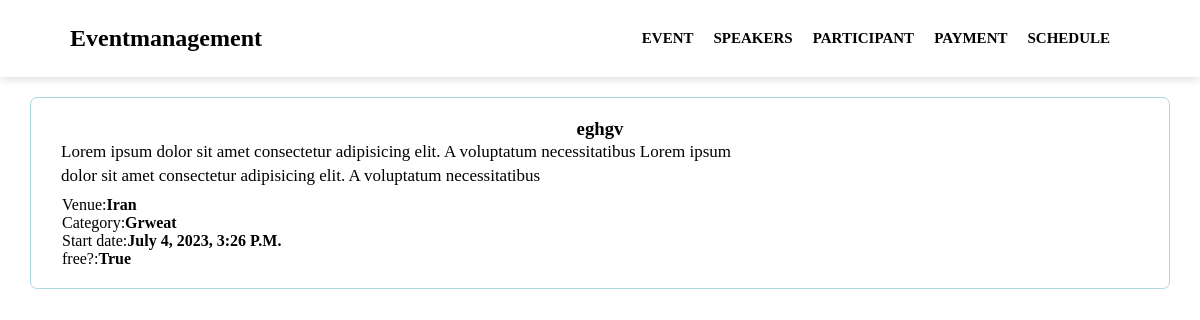
The page /event/eghgv/ on the database its author committed.
### Event/models.py (models this page shows)
class Event(models.Model):
    title=models.CharField(max_length=200)
    description= models.TextField(null=True,blank=True)
    startdate = models.DateTimeField()
    enddate = models.DateTimeField()
    location = models.CharField(max_length=200)
    category = models.ForeignKey(Category, on_delete=models.CASCADE)
    isfree = models.BooleanField()

class Category(models.Model):
    name = models.CharField(max_length=100)
    class Meta:
        verbose_name = 'Category'
        verbose_name_plural = 'Categories'
    def __str__(self):
        return self.name

### Event/views.py (the view)
# urls.py: path('event/<str:pk>/',views.singleEvent, name="singleEvent"),
def singleEvent(request,pk):
    event = Event.objects.get(title=pk)
    context = {'event':event}
    return render(request,'details.html',context)

### templates/details.html (shortened to what this page needs)
<!DOCTYPE html>
<html>
  <head>
  </head>
  <body>
    <nav>
      <div class="logo"><h1>Eventmanagement</h1></div>
      <ul>
        <li><a href="/">Event</a></li>
        <li><a href="/paymnent">speakers</a></li>
        <li><a href="/participant">participant</a></li>
        <li><a href="/payment">payment</a></li>
        <li><a href="">schedule</a></li>
      </ul>
    </nav>
    <div class="single-event-container">
      <div class="single-event-content">
        <h3 class="text-center">{{ event.title }}</h3>
        <p class="textbg">{{ event.description }}</p>
        <div class="event-desc">
          <p>Venue:<span>{{ event.location }}</span></p>
          <p>Category:<span>{{ event.category }}</span></p>
          <p>Start date:<span>{{ event.startdate }}</span></p>
          <p>free?:<span>{{event.isfree }}</span></p>
        </div>
      </div>
    </div>
  </body>
</html>

### templates/details.html (style rules this page uses)
* { padding: 0; margin: 0; box-sizing: border-box; }
a { text-decoration: none; }
nav { display: flex; align-items: center; justify-content: space-between; padding: 25px 70px; box-shadow: 0 0 10px rgba(0, 0, 0, 0.2); }
nav ul { display: flex; list-style-type: none; }
nav ul li { margin-right: 20px; text-transform: uppercase; font-weight: bold; font-size: 15px; }
nav ul li a { text-decoration: none; color: black; }
.text-center { text-align: center; margin-top: 20px; }
.single-event-container { border: 0.5px solid lightblue; margin: 20px 30px; border-radius: 7px; }
.single-event-content { margin: 20px 30px; }
.textbg { font-size: 17px; line-height: 24px; width: 700px; }
.event-desc { display: flex; flex-direction: column; margin: 8px 1px; }
.event-desc span { font-weight: bold; text-transform: capitalize; }

### rows shown on the page
Event: title "eghgv", description "Lorem ipsum dolor sit amet consectetur adipisicing elit. A voluptatum necessitatibus Lorem ipsum dolor sit amet consectetur adipisicing elit. A voluptatum necessitatibus", location "Iran", category "Grweat", startdate "July 4, 2023, 3:26 P.m.", isfree "True"
